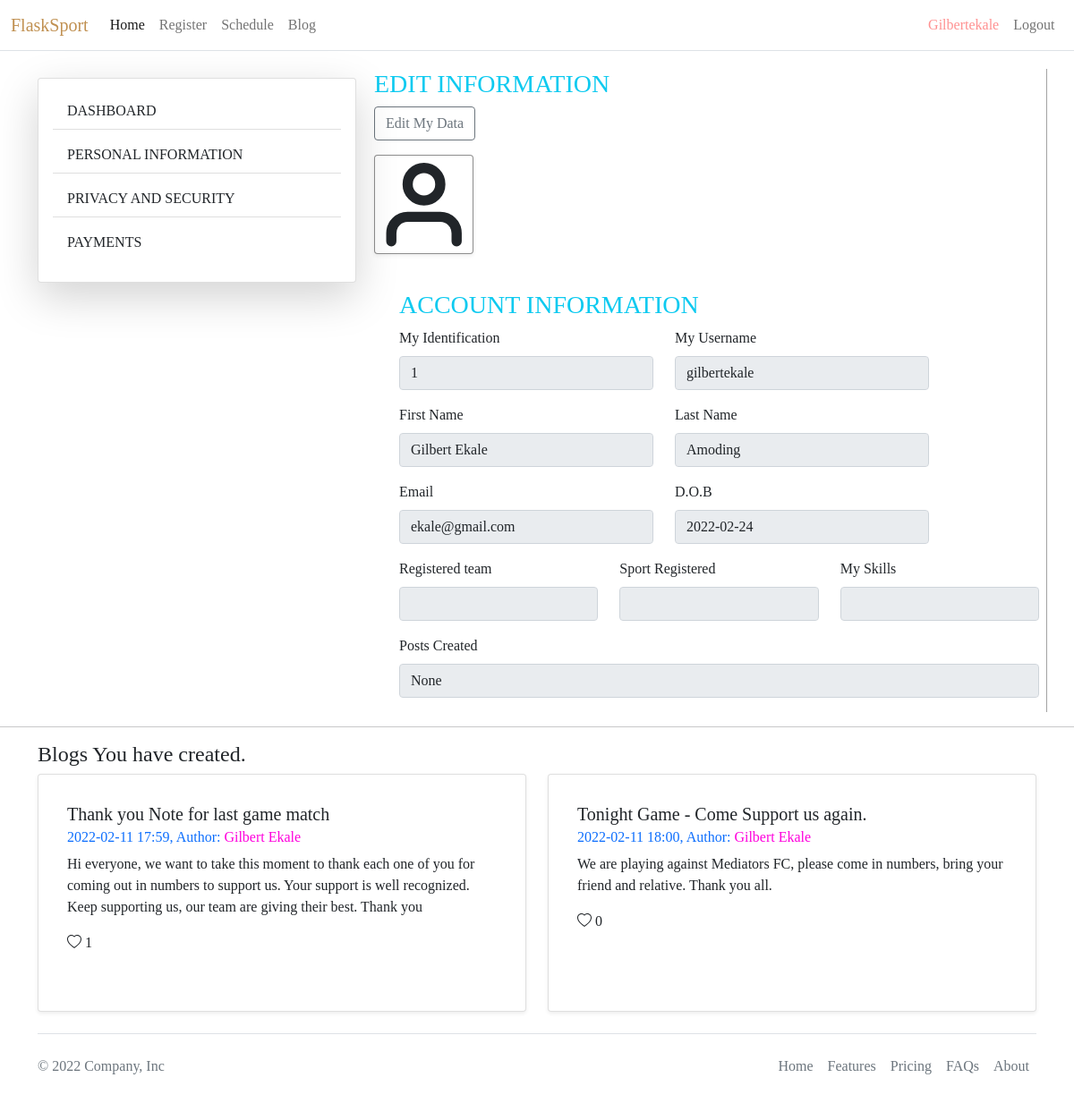
The app's page /user/user-profile/ (signed in) with its own data.
### sport/models.py (models this page shows, shortened)
class User(db.Model, UserMixin):
    id = db.Column(db.Integer(), primary_key=True)
    username = db.Column(db.String(length=20), nullable=False, unique=True)
    first_name = db.Column(db.String(length=30), nullable=False, unique=True)
    last_name = db.Column(db.String(length=20), nullable=False, unique=True)
    email = db.Column(db.String(length=20), nullable=False, unique=True)
    password_hash = db.Column(db.String(length=80), nullable=False)
    date_of_birth = db.Column(db.String(length=10), nullable=False)
    team_id = db.Column(db.Integer(), db.ForeignKey('team.id'), nullable=True) #created only when the user registers for sport.
    is_registered = db.Column(db.Boolean(), nullable=True) # updated when user registers.
    user_bookmarked = db.relationship('Bookmarks', backref='user', lazy=True)
    posts_created = db.relationship('Post', backref='user', lazy=True)
    player_attributes = db.relationship(
        'Attributes', backref='user', lazy=True)
    @property
    def password(self):
        return self.password

class Post(db.Model):
    id = db.Column(db.Integer(), primary_key=True)
    post_title = db.Column(db.String(length=30), nullable=False)
    post_content = db.Column(db.String(length=1024),
                             nullable=False, unique=True)
    date_created = db.Column(db.String(length=14), nullable=False)
    likes_count = db.Column(db.Integer(), nullable=True, default=0)
    creator_id = db.Column(
        db.Integer(), db.ForeignKey('user.id'), nullable=False)
    bookmarked = db.relationship('Bookmarks', backref='post', lazy=True)

### sport/routes.py (the view)
@app.route('/user/user-profile/', methods=['POST', 'GET'])
@login_required
def view_user_profile():
    if request.method == 'GET':
        blogs = Post.query.filter_by(creator_id=current_user.id).all()
        if current_user.team_id != None:
            team = Team.query.filter_by(id=int(current_user.team_id)).first()
            sport = Attributes.query.filter_by(id=int(current_user.id)).first()
            post = Post.query.filter_by(creator_id=int(current_user.id)).count()
        else:
            team = None
            sport = None
            post= None
        user_profile = ViewUserProfileForm()
        return render_template("user/user-profile.html", user_profile=user_profile, team=team, sport=sport, post=post, blogs=blogs)

### sport/forms.py
class ViewUserProfileForm(FlaskForm):
    id = StringField(label='My Identification', validators=[DataRequired()])
    username = StringField(label='My Username', validators=[DataRequired()])
    first_name = StringField(label='First Name', validators=[DataRequired()])
    last_name = StringField(label='Last Name', validators=[DataRequired()])
    email = StringField(label='Email', validators=[Email(), DataRequired()])
    date_of_birth = StringField(label='D.O.B', validators=[DataRequired()])
    team = StringField(label='Registered team', validators=[DataRequired()])
    sport = StringField(label='Sport Registered', validators=[
                        DataRequired()])  # retrieve from attributes
    post = StringField(label='Posts Created', validators=[
                       DataRequired()])  # retrieve from posts
    skill = StringField(label='My Skills', validators=[
                        DataRequired()])  # retrive from attrinutes

### sport/models.py (called while the page is built)
@login_manager.user_loader
def load_user(user_id):
    return User.query.get(int(user_id))

### sport/templates/user/user-profile.html (shortened to what this page needs)
{% extends 'base.html' %} {% block title %} {% endblock %} {% block content %}
<body>
  <div class="container">
    <div class="row">
      <div class="col-lg-4 col-md-6 col-sm-12" style="margin-top: 30px">
        <div class="card shadow-lg p-3 mb-5 bg-body rounded">
          <ul
            class="list-group list-group-flush"
            style="font-family: 'Merriweather', serif"
          >
            <li class="list-group-item mb-2">DASHBOARD</li>
            <li class="list-group-item mb-2">PERSONAL INFORMATION</li>
            <li class="list-group-item mb-2">PRIVACY AND SECURITY</li>
            <li class="list-group-item mb-2">PAYMENTS</li>
          </ul>
        </div>
      </div>
      <div
        class="col-lg-8 col-md-6 col-sm-12 g-3"
        style="border-right: 1px solid rgba(0, 0, 0, 0.36); margin-top: 20px"
      >
        <div class="mb-3">
          <h3 class="font-weight-bolder text-info" style="color: black">
            EDIT INFORMATION
          </h3>
          <button type="button" class="btn btn-outline-secondary" id="btns">
            Edit My Data
          </button>
        </div>
        <form method="POST" class="form-rigister">
          <div
            class="mb-3 shadow-sm bg-body rounded"
            style="margin-right: 85%; border: 1px solid rgba(0, 0, 0, 0.442)"
          >
            <svg
              xmlns="http://www.w3.org/2000/svg"
              width="100%"
              height="100%"
              viewBox="0 0 24 24"
              fill="none"
              stroke="currentColor"
              stroke-width="2.5"
              stroke-linecap="round"
              stroke-linejoin="round"
              class="feather feather-user"
            >
              <path d="M20 21v-2a4 4 0 0 0-4-4H8a4 4 0 0 0-4 4v2"></path>
              <circle cx="12" cy="7" r="4"></circle>
            </svg>
          </div>
          <br />
          <div class="row ms-3">
            <h3 class="text-info">ACCOUNT INFORMATION</h3>
          </div>
          {% if current_user.is_authenticated %}
          <fieldset disabled id="fieldset">
            <div class="row ms-3">
              <div class="col-lg-5 mb-3">
                {{user_profile.id.label(class="form-label")}}
                {{user_profile.id(class="form-control", autocomplete='off',
                placeholder='Indentity',value=current_user.id)}}
              </div>
              <div class="col-lg-5 mb-3">
                {{user_profile.username.label(class="form-label")}}
                {{user_profile.username(class="form-control",autocomplete='off',placeholder='User
                Name', value=current_user.username)}}
              </div>
            </div>
            <div class="row ms-3">
              <div class="col-lg-5 mb-3">
                {{user_profile.first_name.label(class="form-label")}}
                {{user_profile.first_name(class="form-control",autocomplete='off',placeholder='Team
                Name', value=current_user.first_name)}}
              </div>
              <div class="col-lg-5 mb-3">
                {{user_profile.last_name.label(class="form-label")}}
                {{user_profile.last_name(class="form-control",autocomplete='off',placeholder='Team
                Name', value=current_user.last_name)}}
              </div>
            </div>
            <div class="row ms-3">
              <div class="col-lg-5 mb-3">
                {{user_profile.email.label(class="form-label")}}
                {{user_profile.email(class="form-control",
                value=current_user.email)}}
              </div>
              <div class="col-lg-5 mb-3">
                {{user_profile.date_of_birth.label(class="form-label")}}
                {{user_profile.date_of_birth(class="form-control",
                value=current_user.date_of_birth)}}
              </div>
            </div>
            <div class="row ms-3">
              <div class="col-lg-4 mb-3">
                {{user_profile.team.label(class="form-label")}}
                {{user_profile.team(class="form-control", value=team.name)}}
              </div>
              <div class="col-lg-4 mb-3">
                {{user_profile.sport.label(class="form-label")}}
                {{user_profile.sport(class="form-control",
                value=sport.sports_registered)}}
              </div>
              <div class="col-lg-4 mb-3">
                {{user_profile.skill.label(class="form-label")}}
                {{user_profile.skill(class="form-control",
                value=sport.skills_level)}}
              </div>
            </div>
            <div class="row ms-3">
              <div class="mb-3">
                {{user_profile.post.label(class="form-label")}}
                {{user_profile.post(class="form-control", value=post)}}
              </div>
            </div>
          </fieldset>
          {% endif %}
        </form>
      </div>
    </div>
  </div>
  <hr />
  <section id="recent-blogs">
    <div class="container">
      <h4>Blogs You have created.</h4>
      <div class="row row-cols-1 row-cols-md-2 g-4">
        {% if current_user.is_authenticated %} {% for item in blogs %}
        <div class="col">
          <div class="card shadow-sm p-3 mb-3 bg-body rounded h-100">
            <div class="card-body">
              <h5 class="card-title font-weight-bold">{{item.post_title}}</h5>
              <h6 class="card-subtitle mb-2 text-primary">
                {{item.date_created[:16]}}, Author:
                <span style="color: rgb(255, 0, 221)"
                  >{{current_user.first_name}}
                </span>
              </h6>
              <p class="card-text">{{item.post_content}}</p>
              <p>
                <span id="likes-item-{{item.id}}">{{item.likes_count}}</span>
              </p>
            </div>
          </div>
        </div>
        {% endfor %} {% endif %}
      </div>
    </div>
  </section>
</body>
{% endblock %}

### sport/templates/base.html (shortened to what this page needs)
<!doctype html>
<html lang="en">
<head>
    <link rel="stylesheet" href="static/css/style.css">
    <link href="https://cdn.jsdelivr.net/npm/bootstrap@5.1.3/dist/css/bootstrap.min.css" rel="stylesheet"
>
</head>
<body>
    <nav class="navbar navbar-expand-md navbar-light border-bottom">
        <div class="container-fluid">
            <a class="navbar-brand" href="{{url_for('home_page')}}"
                style="font-family: 'Merriweather', serif;color:rgba(169, 104, 18, 0.734)">FlaskSport</a>
            <div class="row collapse navbar-collapse" id="navbarNav" style="font-family: 'Merriweather', serif">
                <div class="col-lg-10">
                    <ul class="navbar-nav">
                        <li class="nav-item">
                            <a class="nav-link active" aria-current="page" href="{{url_for('home_page')}}">Home</a>
                        </li>
                        {% if current_user.is_authenticated %}
                        <li class="nav-item">
                            <a class="nav-link" href="{{url_for('registration_page')}}">Register</a>
                        </li>
                        {% endif %}
                        <li class="nav-item">
                            <a class="nav-link" href="{{url_for('schedule_page')}}">Schedule</a>
                        </li>
                        <li class="nav-item">
                            <a class="nav-link" href="{{url_for('blog_page')}}">Blog</a>
                        </li>
                    </ul>
                </div>
                <div class='col-lg-2'>
                    <ul class="navbar-nav">
                        {% if current_user.is_authenticated%}
                        <li class="nav-item">
                            <a class="nav-link text-capitalize" href="{{url_for('view_user_profile')}}"
                                style='color:rgba(255, 47, 47, 0.53)'>{{current_user.username}}</a>
                        </li>
                        <li class="nav-item justify-content-end">
                            <a class="nav-link" href="{{url_for('logout_page')}}">Logout</a>
                        </li>
                        {% endif %}
                    </ul>
                </div>
            </div>
        </div>
    </nav>
    {% block content %}
    {% endblock %}
    {% include 'includes/footer.html' %}
</body>
</html>

### sport/templates/user/user-profile.html (style rules this page uses)
svg { cursor: pointer; }

### sport/templates/base.html (style rules this page uses)
body { font-family: 'Times New Roman', Times, serif; }
h1, h3, h4 { font-family: 'Merriweather', serif; }
.bi { vertical-align: -.125em; fill: currentColor; }

### records on screen
User: username "Gilbertekale", id "1", username "gilbertekale", first_name "Gilbert Ekale", last_name "Amoding", email "ekale@gmail.com", date_of_birth "2022-02-24"
Post: post_title "Thank you Note for last game match", date_created "2022-02-11 17:59", post_content "Hi everyone, we want to take this moment to thank each one of you for coming out in numbers to support us. Your support is well recognized. Keep supporting us, our team are giving their best. Thank you", likes_count "1"
Post: post_title "Tonight Game - Come Support us again.", date_created "2022-02-11 18:00", post_content "We are playing against Mediators FC, please come in numbers, bring your friend and relative. Thank you all.", likes_count "0"

### other values on screen
{{ user_profile.id.label(class="form-label") }} "My Identification"
{{ user_profile.username.label(class="form-label") }} "My Username"
{{ user_profile.first_name.label(class="form-label") }} "First Name"
{{ user_profile.last_name.label(class="form-label") }} "Last Name"
{{ user_profile.email.label(class="form-label") }} "Email"
{{ user_profile.date_of_birth.label(class="form-label") }} "D.O.B"
{{ user_profile.team.label(class="form-label") }} "Registered team"
{{ user_profile.sport.label(class="form-label") }} "Sport Registered"
{{ user_profile.skill.label(class="form-label") }} "My Skills"
{{ user_profile.post.label(class="form-label") }} "Posts Created"
